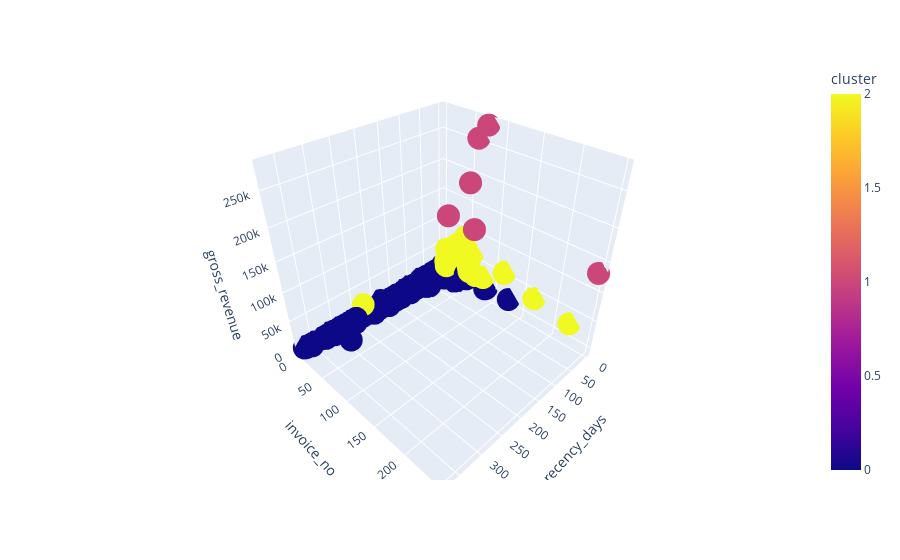

Source (notebook cell):
### Markdown cell above
## 9.1 Visualization Inspections

### Code cell
fig = px.scatter_3d(df9, x='recency_days', y='invoice_no', z='gross_revenue', color='cluster')
fig.show()

### Figure 1 — Plotly figure (JSON) as saved in the notebook; plotly's stock layout.template omitted (floating-point values rounded to 4 significant figures; data arrays with more than 128 entries replaced by an {"elided": "..."} marker saying what was removed)
{"data": [{"hovertemplate": "recency_days=%{x}<br>invoice_no=%{y}<br>gross_revenue=%{z}<br>cluster=%{marker.color}<extra></extra>", "legendgroup": "", "marker": {"color": {"elided": "4372 int values"}, "coloraxis": "coloraxis", "symbol": "circle"}, "mode": "markers", "name": "", "scene": "scene", "showlegend": false, "type": "scatter3d", "x": {"elided": "4372 int values"}, "y": {"elided": "4372 int values"}, "z": {"elided": "4372 float values"}}], "layout": {"coloraxis": {"colorbar": {"title": {"text": "cluster"}}, "colorscale": [[0, "#0d0887"], [0.1111, "#46039f"], [0.2222, "#7201a8"], [0.3333, "#9c179e"], [0.4444, "#bd3786"], [0.5556, "#d8576b"], [0.6667, "#ed7953"], [0.7778, "#fb9f3a"], [0.8889, "#fdca26"], [1, "#f0f921"]]}, "legend": {"tracegroupgap": 0}, "margin": {"t": 60}, "scene": {"domain": {"x": [0, 1], "y": [0, 1]}, "xaxis": {"title": {"text": "recency_days"}}, "yaxis": {"title": {"text": "invoice_no"}}, "zaxis": {"title": {"text": "gross_revenue"}}}}}
